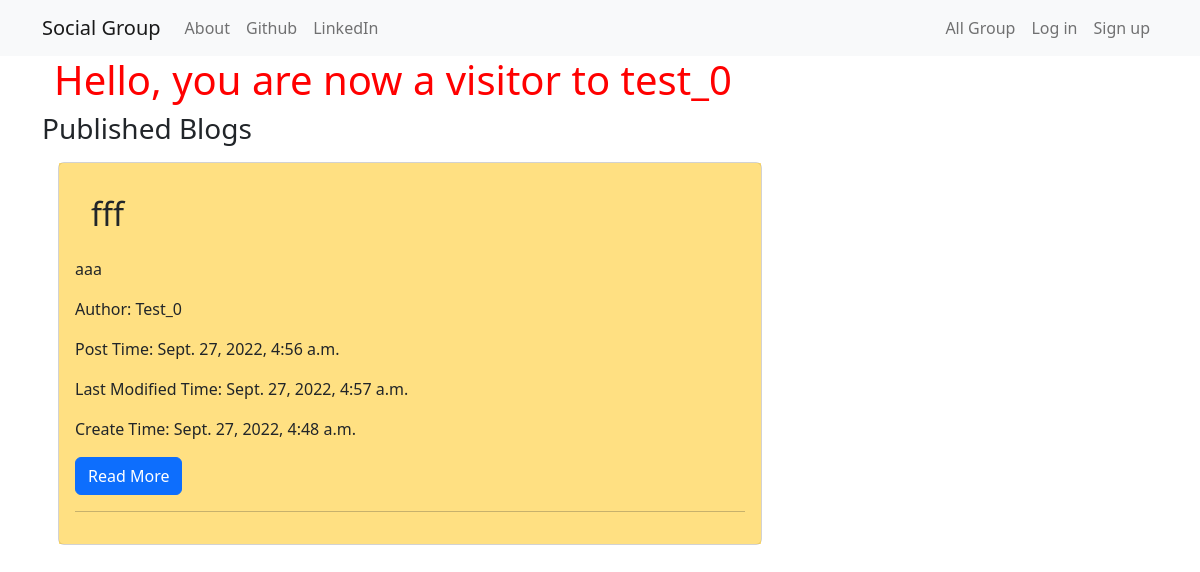
/accounts/visitor/2/, run on the app's committed database.
### blog/models.py (models this page shows, shortened)
class Blog(models.Model):
    publisher = models.ForeignKey(User, related_name="blog_publisher", on_delete=models.CASCADE)
    title = models.CharField(max_length=256)
    tag = models.CharField(max_length=256)
    create_time = models.DateTimeField(default=timezone.now)  # 创建时间
    publish_time = models.DateTimeField(blank=True, null=True)  # 发布时间
    content = models.TextField()
    content_html = models.TextField(editable=False)
    group = models.ForeignKey(GroupInfo, related_name="blog_group", on_delete=models.CASCADE)
    modify_time = models.DateTimeField(default=timezone.now)  # 修改时间
    approve_comments = models.BooleanField(default=True)  # 是否允许评论
    class Meta:
        ordering = ["-create_time"]

### accounts/views.py (the view)
# urls.py: path('visitor/<int:pk>/', views.user_profile_customer, name='user_profile_customer'),
def user_profile_customer(request, pk):
    user = get_object_or_404(User, pk=pk)
    published_blogs = Blog.objects.filter(publisher__exact=pk, publish_time__isnull=False).order_by('-create_time')
    return render(request, 'account/profile_customer.html', {'blog_user': user, 'user': request.user, 'published_blogs': published_blogs})

### templates/account/profile_customer.html
{% extends 'base.html' %}
{% block profile_block %}
    <div class="container">
        <div class="jumbotron">
            <h1>Hello, you are now a visitor to {{ blog_user.username }}</h1>
        </div>
    </div>
    <h3>Published Blogs</h3>
    {% for blog in published_blogs %}
    <div class="card m-3 ">
        <div class="card-body bg-warning" style="--bs-bg-opacity: .5;">
            <h2 class="card-body">{{blog.title}}</h2>
            <p class="card-text">{{blog.content | slice:"200"}}</p>
            <p class="card-text">Author: {{blog.publisher | title}}</p>
            <p class="card-text">Post Time: {{blog.publish_time}}</p>
            <p class="card-text">Last Modified Time: {{blog.modify_time}}</p>
            <p class="card-text">Create Time: {{blog.create_time}}</p>
            <a class="btn btn-primary" href="{% url 'blog:blog_detail' username=blog_user.username pk=blog.pk %}">Read More</a>
            <hr>
        </div>
    </div>
    {% endfor %}
{% endblock %}

### static/css/main.css (style rules this page uses)
h1 { color: red; }

### data on the page
Blog: title "fff", content "aaa", publisher "Test_0", publish_time "Sept. 27, 2022, 4:56 a.m.", modify_time "Sept. 27, 2022, 4:57 a.m.", create_time "Sept. 27, 2022, 4:48 a.m."

### other printed values
{{ blog_user.username }} "test_0"
